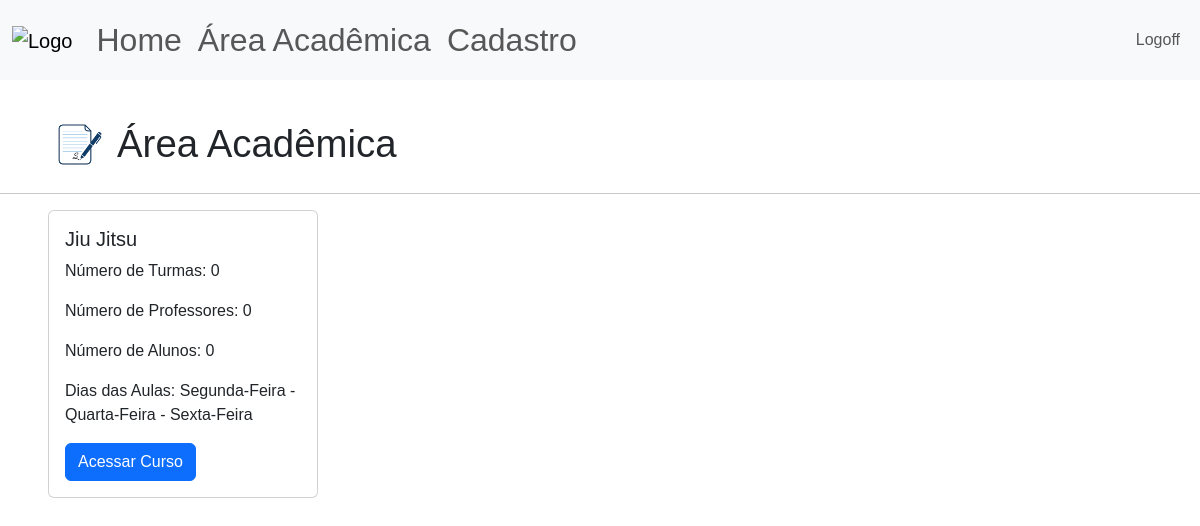
Page /area-academica (signed in) on the earlier database version.
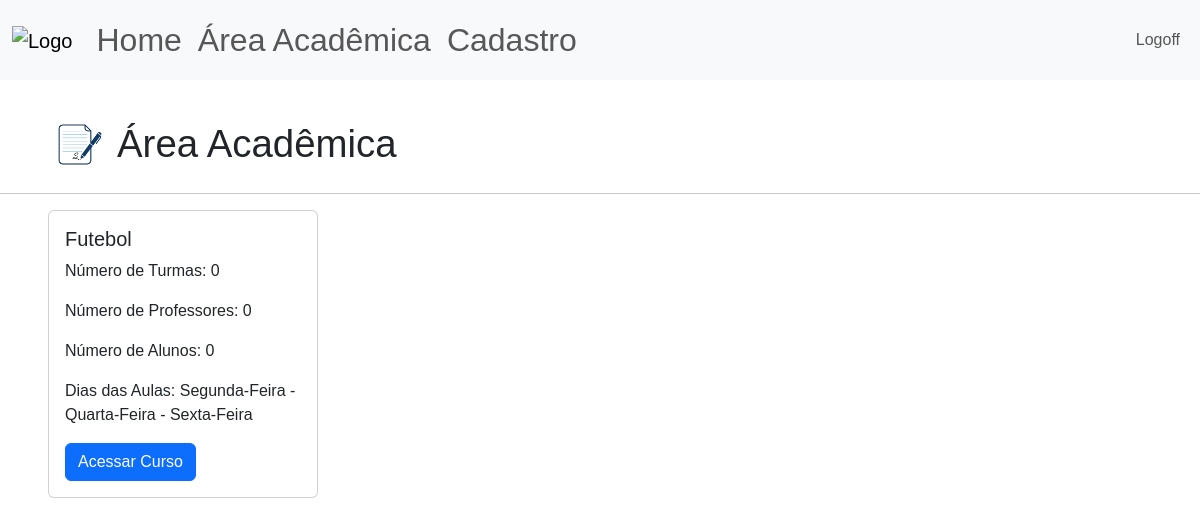
Same page on the later database version.
### site_verbo_amar/models.py (models this page shows)
class Atividade(database.Model):
    id = database.Column(database.Integer, primary_key=True)
    atividade = database.Column(database.String, nullable=False, unique=True)
    dias_aula = database.Column(database.String, nullable=False)

### site_verbo_amar/routes.py (the view)
@app.route("/area-academica", methods=['POST','GET'])
@login_required
def area_academica():
    atividades = carregar_nome_atividades()
    atividades = carregar_turmas(atividades)
    return render_template("area_academica.html", atividades=atividades)

### site_verbo_amar/models.py (called while the page is built)
@login_manager.user_loader
def load_user(id_usuario):
    return Usuario.query.get(int(id_usuario))

### site_verbo_amar/routes.py (called while the page is built)
def carregar_nome_atividades():
    dict_ativ = {}
    atividades = Atividade.query.order_by(Atividade.atividade.asc()).all()
    for ativ in atividades:
        dict_ativ[ativ.id] = {"nome_atividade":ativ.atividade,
                              "dias_aula":ativ.dias_aula.replace(";",' - '),
                              "turmas":0,
                              "professores":[],
                              "alunos":0,
                              "n_professores":0}
    return dict_ativ

def carregar_turmas(dict_ativ):
    turmas = Turma.query.order_by(Turma.id_atividade.asc()).all()
    for ativ in dict_ativ:
        for id in turmas:
            if ativ == id.id_atividade:
                dict_ativ[ativ]['turmas'] += 1
                if type(id.id_aluno) == int and id.id_aluno !=0:
                    total_alunos =1
                else:
                    total_alunos = len(id.id_aluno) - id.id_aluno.count(';')
                dict_ativ[ativ]['alunos'] += total_alunos
                if not id.id_professor in dict_ativ[ativ]['professores']:
                    dict_ativ[ativ]['professores'].append(id.id_professor)
                    dict_ativ[ativ]['n_professores'] +=1
    return dict_ativ

### site_verbo_amar/templates/area_academica.html
{% extends 'base.html'%}
{% block body %}
<div class = "d-flex align-items-center gap-1", style="padding-left: 3rem; padding-top: 2rem;">
    <img src="{{url_for('static', filename='academica_logo.png')}}" alt="study" height="65">
    <h1 style="font-size: 2.4rem; font-weight: 500; line-height: 1.2; margin: 0;">Área Acadêmica</h1>
</div>
<hr>
<div class="row" style="padding-left: 3rem;">
{% for ativ in atividades %}
    <div class="col-sm-3 mb-3 mb-sm-0">
      <div class="card">
        <div class="card-body">
          <h5 class="card-title">{{atividades[ativ]["nome_atividade"]}}</h5>
          <p class="card-text">Número de Turmas: {{atividades[ativ]["turmas"]}}</p>
          <p class="card-text">Número de Professores: {{atividades[ativ]["n_professores"]}}</p>
          <p class="card-text">Número de Alunos: {{atividades[ativ]["alunos"]}}</p>
          <p class="card-text">Dias das Aulas: {{atividades[ativ]["dias_aula"]}}</p>
          <a href="{{ url_for('exibir_turmas', nome=atividades[ativ]['nome_atividade']) }}" class="btn btn-primary">Acessar Curso</a>
        </div>
      </div>
    </div>
 {% endfor %}
</div>
{% endblock %}

### site_verbo_amar/templates/base.html (shortened to what this page needs)
<!DOCTYPE html>
<html lang="pt-br">
<head>
    <link href="https://cdn.jsdelivr.net/npm/bootstrap@5.3.8/dist/css/bootstrap.min.css" rel="stylesheet">
    <link rel="stylesheet" type="text/css" href="{{url_for('static', filename='main.css')}}">
</head>
<body>
    {% include 'navbar.html'%}
    {% block body %}
    {% endblock %}
</body>
</html>

### site_verbo_amar/templates/navbar.html (shortened to what this page needs)
<nav class="navbar navbar-expand-lg bg-body-tertiary">
  <div class="container-fluid">
    <a class="navbar-brand" href="{{ url_for('home')}}">
      <img src = "{{url_for('static', filename='logo.png')}}", height="100", alt="Logo">
    </a>
    <ul class="navbar-nav me-auto mb-2 mb-lg-0" style="font-size: 2rem;">
        {% if current_user.is_authenticated %}
          <li class="nav-item">
            <a class="nav-link" href="{{ url_for('home') }}">Home</a>
          </li>
          <li class="nav-item">
            <a class="nav-link" href="{{ url_for('area_academica') }}">Área Acadêmica</a>
          </li>
          <li class="nav-item">
            <a class="nav-link" href="{{ url_for('cadastro') }}">Cadastro</a>
          </li>
         {% endif %}
      </ul>
      <ul class="d-flex navbar-nav">
        {% if current_user.is_authenticated %}
            <li class="nav-item">
              <a class="nav-link" href="{{ url_for('sair') }}">Logoff</a>
            </li>
        {% else %}
          <li class="nav-item">
            <a class="nav-link" href="{{ url_for('login') }}">Login</a>
          </li>
        {% endif %}
      </ul>
    </div>
</nav>

### site_verbo_amar/static/main.css (style rules this page uses)
* { font-family:'Poppins', sans-serif; }

Differences in the rows shown:
changed Atividade: atividade "Jiu Jitsu" → "Futebol" (drawn)
Other differences:
new list line: "Futebol"
new list line: "Número de Turmas: 0 Número de Professores: 0 Número de Alunos: 0 Dias das Aulas: Segunda-Feira - Quarta-Feira - Sexta-Feira Acessar Curso"
list line gone: "Jiu Jitsu"
list line gone: "Número de Turmas: 0 Número de Professores: 0 Número de Alunos: 0 Dias das Aulas: Segunda-Feira - Quarta-Feira - Sexta-Feira Acessar Curso"
